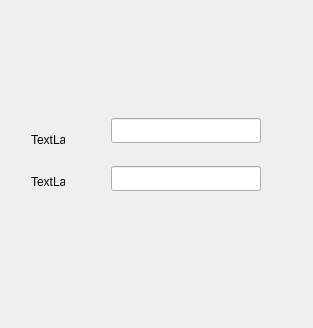
<?xml version="1.0" encoding="UTF-8"?>
<ui version="4.0">
 <class>ParameterSet</class>
 <widget class="QDialog" name="ParameterSet">
  <property name="geometry">
   <rect>
    <x>0</x>
    <y>0</y>
    <width>313</width>
    <height>328</height>
   </rect>
  </property>
  <property name="windowTitle">
   <string>ParameterSet</string>
  </property>
  <widget class="QWidget" name="">
   <property name="geometry">
    <rect>
     <x>100</x>
     <y>90</y>
     <width>502</width>
     <height>131</height>
    </rect>
   </property>
   <layout class="QVBoxLayout" name="verticalLayout">
    <item>
     <widget class="QLineEdit" name="lineEdit">
      <property name="sizePolicy">
       <sizepolicy hsizetype="Fixed" vsizetype="Fixed">
        <horstretch>0</horstretch>
        <verstretch>0</verstretch>
       </sizepolicy>
      </property>
      <property name="minimumSize">
       <size>
        <width>150</width>
        <height>25</height>
       </size>
      </property>
     </widget>
    </item>
    <item>
     <widget class="QLineEdit" name="lineEdit_2">
      <property name="sizePolicy">
       <sizepolicy hsizetype="Fixed" vsizetype="Fixed">
        <horstretch>0</horstretch>
        <verstretch>0</verstretch>
       </sizepolicy>
      </property>
      <property name="minimumSize">
       <size>
        <width>150</width>
        <height>25</height>
       </size>
      </property>
     </widget>
    </item>
   </layout>
  </widget>
  <widget class="QWidget" name="">
   <property name="geometry">
    <rect>
     <x>20</x>
     <y>110</y>
     <width>56</width>
     <height>101</height>
    </rect>
   </property>
   <layout class="QVBoxLayout" name="verticalLayout_2">
    <item>
     <widget class="QLabel" name="label">
      <property name="text">
       <string>TextLabel</string>
      </property>
     </widget>
    </item>
    <item>
     <widget class="QLabel" name="label_2">
      <property name="text">
       <string>TextLabel</string>
      </property>
     </widget>
    </item>
   </layout>
  </widget>
 </widget>
 <layoutdefault spacing="6" margin="11"/>
 <resources/>
 <connections/>
</ui>
